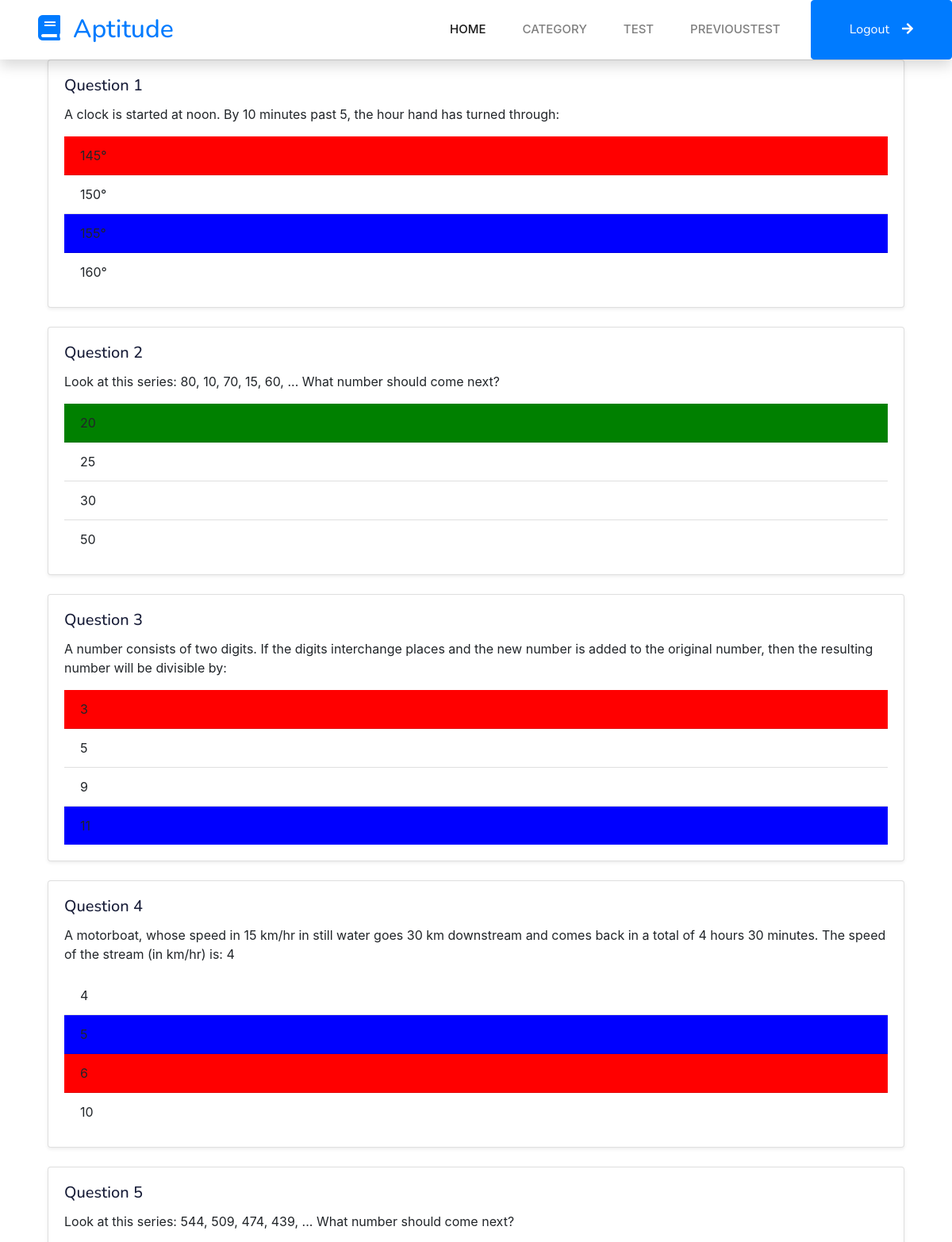
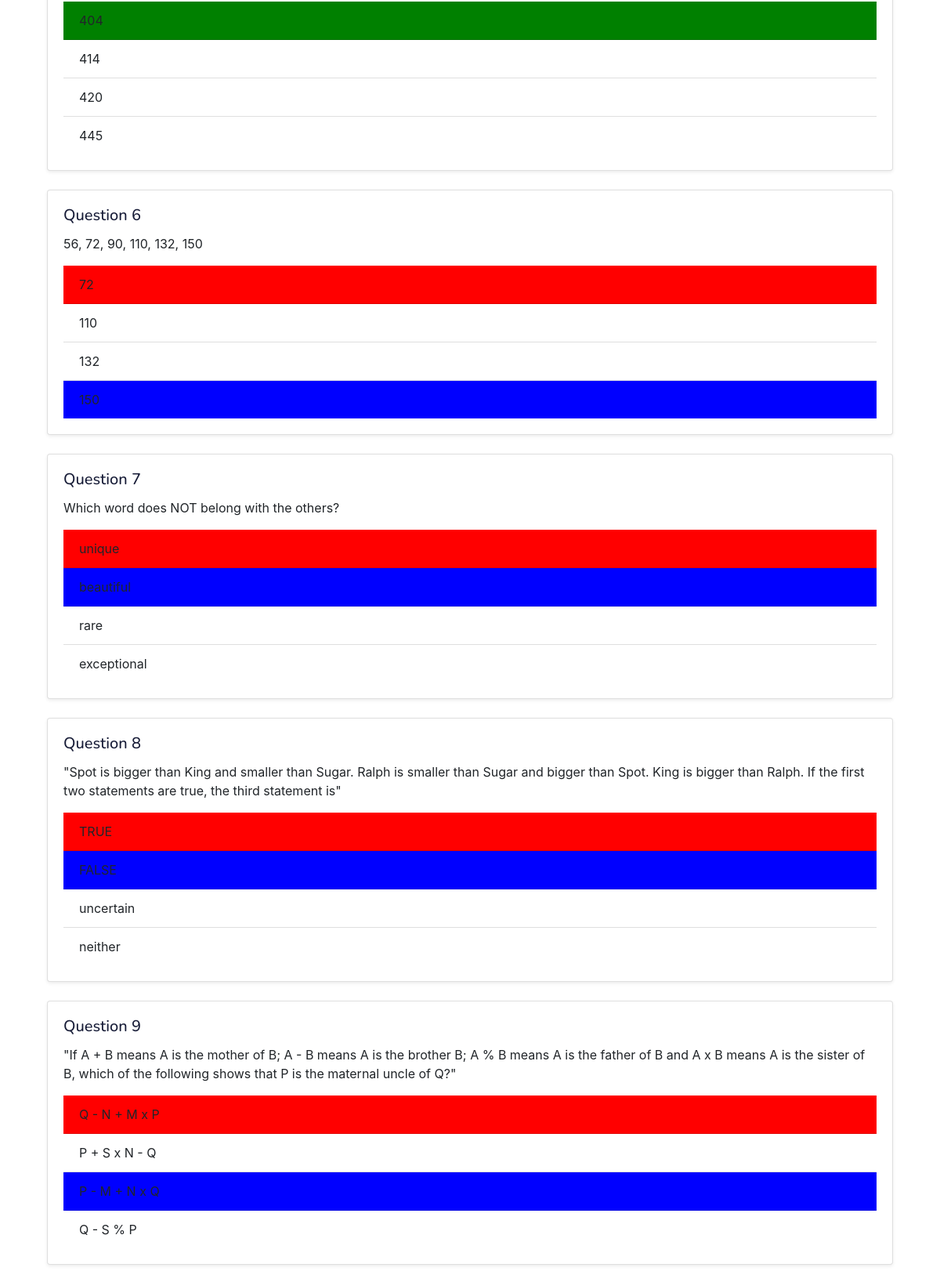
/User/TestQuestions/78 (upper part), run on the app's committed database (2 pictures, top to bottom).
### User/models.py (models this page shows)
class tbl_test_question(models.Model):
    test_question_id = models.AutoField(primary_key=True)
    test_question_answer=models.CharField(max_length=100,null=True)
    question_id=models.ForeignKey(tbl_question,on_delete=models.CASCADE)
    test_id=models.ForeignKey(tbl_test,on_delete=models.CASCADE)
    test_question_score=models.CharField(max_length=100)

### Master/models.py (models this page shows)
class tbl_question(models.Model):
    question_id = models.AutoField(primary_key=True)
    question_content=models.CharField(max_length=500)
    question_score=models.IntegerField()
    option_1=models.CharField(max_length=500)
    option_2=models.CharField(max_length=500)
    option_3=models.CharField(max_length=500)
    option_4=models.CharField(max_length=500)
    answer=models.CharField(max_length=500)
    category_id=models.ForeignKey(tbl_category,on_delete=models.CASCADE)
    answer_key=models.CharField(max_length=500,null=True)

### User/views.py (the view)
# urls.py: path('TestQuestions/<int:tid>', views.TestQuestions,name='TestQuestions'),
def TestQuestions(request, tid):
    attended_questions = tbl_test_question.objects.filter(test_id=tid)
    return render(request, 'User/TestQuestions.html', {'Questions': attended_questions})

### User/Templates/User/TestQuestions.html (shortened to what this page needs)
{% extends 'User/Include.html' %}
{% load static %}
{% block content %}
<!DOCTYPE html>
<html lang="en">
<head>
    <link href="https://stackpath.bootstrapcdn.com/bootstrap/4.5.2/css/bootstrap.min.css" rel="stylesheet" />
</head>
<body>
    <div class="container">
        <form method="POST">
            {% for question in Questions %}
            <div class="col-md-12 mb-4">
                <div class="card shadow-sm">
                    <div class="card-body">
                        <h5 class="card-title">Question {{ forloop.counter }}</h5>
                        <p class="card-text">{{ question.question_id.question_content }}</p>
                        <ul class="list-group list-group-flush">
                            <li class="list-group-item
                            {% if question.question_id.answer == question.test_question_answer and question.question_id.answer == question.question_id.option_1 %}
                                green
                            {% elif question.question_id.option_1 == question.test_question_answer %}
                                red
                            {% elif question.question_id.option_1 == question.question_id.answer %}
                                blue
                            {% endif %}
                            ">{{ question.question_id.option_1 }}</li>
                            <li class="list-group-item
                            {% if question.question_id.answer == question.test_question_answer and question.question_id.answer == question.question_id.option_2 %}
                                green
                            {% elif question.question_id.option_2 == question.test_question_answer %}
                                red
                            {% elif question.question_id.option_2 == question.question_id.answer %}
                                blue
                            {% endif %}
                            ">{{ question.question_id.option_2 }} </li>
                            <li class="list-group-item
                            {% if question.question_id.answer == question.test_question_answer and question.question_id.answer == question.question_id.option_3 %}
                                green
                            {% elif question.question_id.option_3 == question.test_question_answer %}
                                red
                            {% elif question.question_id.option_3 == question.question_id.answer %}
                                blue
                            {% endif %}
                            ">{{ question.question_id.option_3 }} </li>
                            <li class="list-group-item
                            {% if question.question_id.answer == question.test_question_answer and question.question_id.answer == question.question_id.option_4 %}
                                green
                            {% elif question.question_id.option_4 == question.test_question_answer %}
                                red
                            {% elif question.question_id.option_4 == question.question_id.answer %}
                                blue
                            {% endif %}
                            ">{{ question.question_id.option_4 }} </li>
                        </ul>
                    </div>
                </div>
            </div>
            {% endfor %}
        </form>
    </div>
</body>
</html>
{% endblock %}

### Guest/static/Main/css/style.css (style rules this page uses)
:root { --primary: #06BBCC; --light: #F0FBFC; --dark: #181d38; }

### User/Templates/User/TestQuestions.html (style rules this page uses)
.green { background-color: green; }
.red { background-color: red; }
.blue { background-color: blue; }

### data on the page
tbl_test_question: question_id.question_content "A clock is started at noon. By 10 minutes past 5, the hour hand has turned through:", question_id.option_1 "145°", question_id.option_2 "150°", question_id.option_4 "160°"
tbl_test_question: question_id.question_content "Look at this series: 80, 10, 70, 15, 60, ... What number should come next?", question_id.option_1 "20", question_id.option_2 "25", question_id.option_3 "30", question_id.option_4 "50"
tbl_test_question: question_id.question_content "A number consists of two digits. If the digits interchange places and the new number is added to the original number, then the resulting number will be divisible by:", question_id.option_1 "3", question_id.option_2 "5", question_id.option_3 "9"
tbl_test_question: question_id.question_content "A motorboat, whose speed in 15 km/hr in still water goes 30 km downstream and comes back in a total of 4 hours 30 minutes. The speed of the stream (in km/hr) is: 4", question_id.option_1 "4", question_id.option_3 "6", question_id.option_4 "10"
tbl_test_question: question_id.question_content "Look at this series: 544, 509, 474, 439, ... What number should come next?", question_id.option_1 "404", question_id.option_2 "414", question_id.option_3 "420", question_id.option_4 "445"
tbl_test_question: question_id.question_content "56, 72, 90, 110, 132, 150", question_id.option_1 "72", question_id.option_2 "110", question_id.option_3 "132"
tbl_test_question: question_id.question_content "Which word does NOT belong with the others?", question_id.option_1 "unique", question_id.option_3 "rare", question_id.option_4 "exceptional"
tbl_test_question: question_id.question_content "\"Spot is bigger than King and smaller than Sugar. Ralph is smaller than Sugar and bigger than Spot. King is bigger than Ralph. If the first two statements are true, the third statement is\"", question_id.option_1 "TRUE", question_id.option_3 "uncertain", question_id.option_4 "neither"
tbl_test_question: question_id.question_content "\"If A + B means A is the mother of B; A - B means A is the brother B; A % B means A is the father of B and A x B means A is the sister of B, which of the following shows that P is the maternal uncle of Q?\"", question_id.option_1 "Q - N + M x P", question_id.option_2 "P + S x N - Q", question_id.option_4 "Q - S % P"
